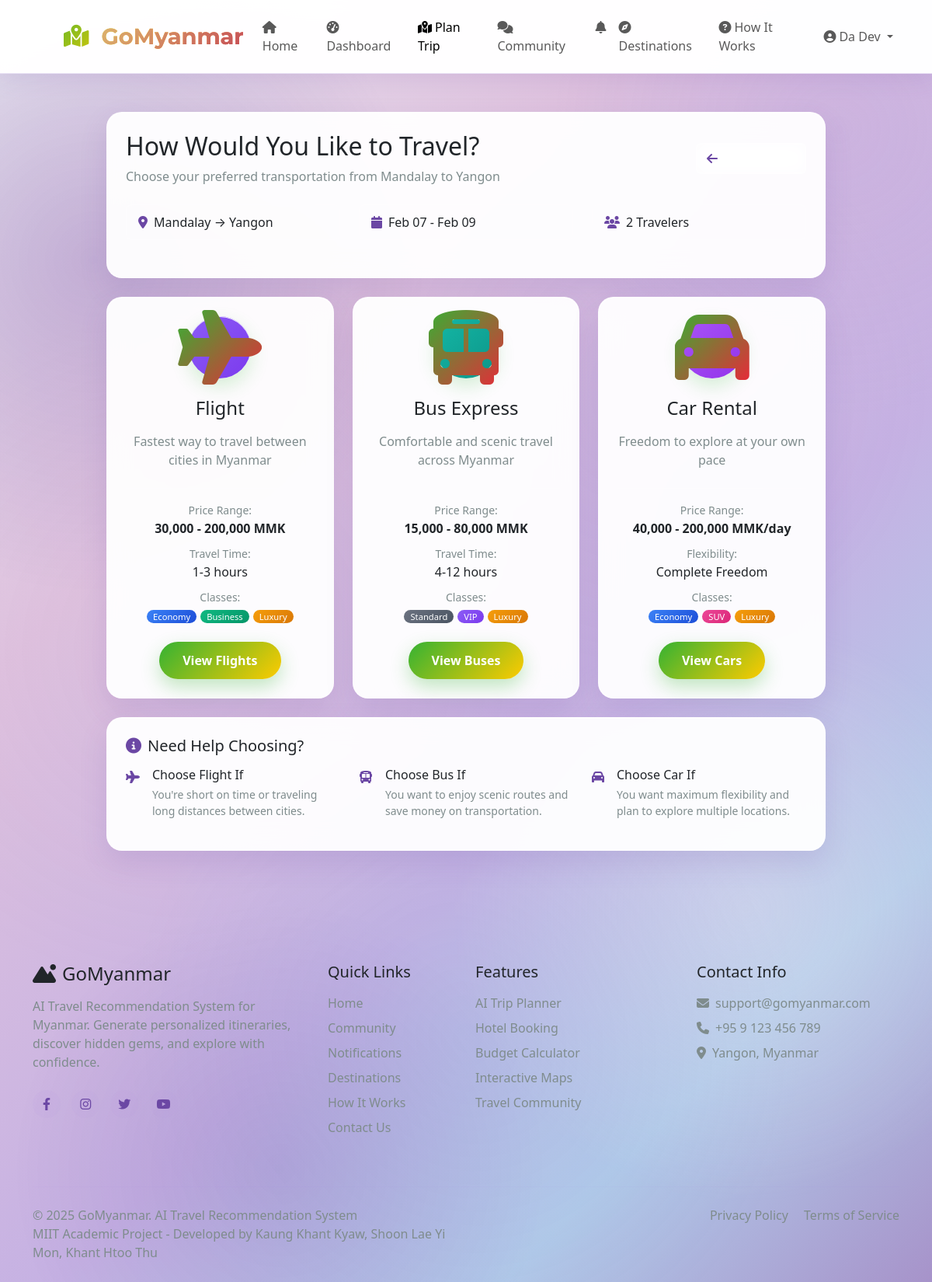
Page /planner/select-transport-category/28/ (signed in) on the earlier database version.
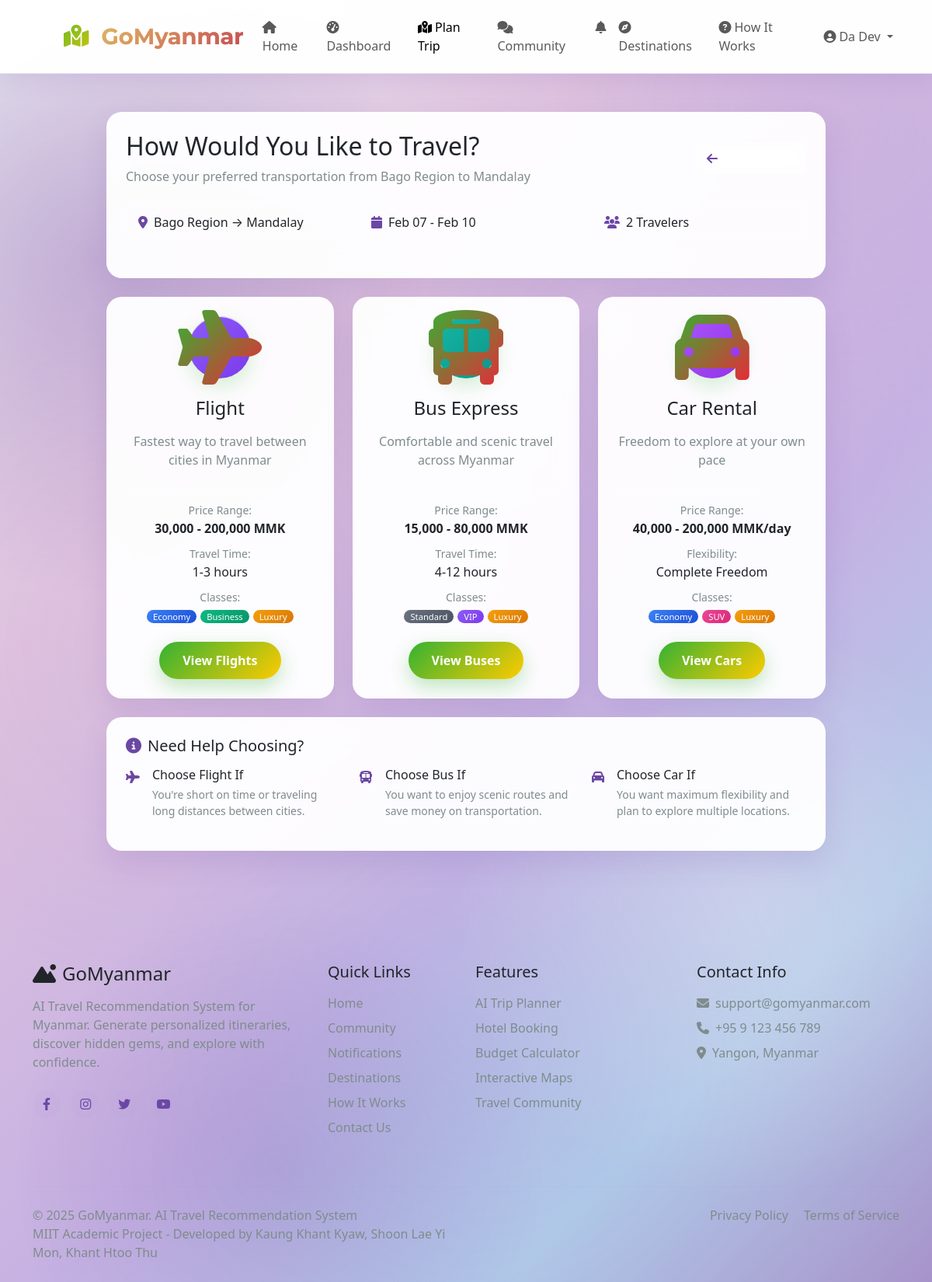
Same page on the later database version.
### planner/models.py (models this page shows, shortened)
class TripPlan(models.Model):
    user = models.ForeignKey(User, on_delete=models.CASCADE, related_name='trips')
    origin = models.ForeignKey(
        Destination,
        on_delete=models.CASCADE,
        related_name='departing_trips',
        verbose_name='From',
        default=1
    )
    destination = models.ForeignKey(Destination, on_delete=models.CASCADE, related_name='arriving_trips', verbose_name='To')
    start_date = models.DateField()
    end_date = models.DateField()
    travelers = models.IntegerField(default=1)
    budget_range = models.CharField(max_length=20, choices=[
        ('low', 'Budget'),
        ('medium', 'Medium'),
        ('high', 'Luxury'),
    ])
    accommodation_type = models.CharField(max_length=20, blank=True)
    selected_hotel = models.ForeignKey(Hotel, on_delete=models.SET_NULL, null=True, blank=True)
    transportation_preference = models.CharField(max_length=20, blank=True)
    selected_transport = models.JSONField(default=dict, blank=True)
    status = models.CharField(max_length=20, default='draft', choices=[
        ('draft', 'Draft'),
        ('planning', 'Planning'),
        ('booked', 'Booked'),
        ('completed', 'Completed'),
        ('cancelled', 'Cancelled'),
    ])
    notes = models.TextField(blank=True)
    created_at = models.DateTimeField(auto_now_add=True)
    updated_at = models.DateTimeField(auto_now=True)
    class Meta:
        ordering = ['-created_at']

class Destination(models.Model):
    name = models.CharField(max_length=100)
    region = models.CharField(max_length=100)
    type = models.CharField(max_length=50, choices=[
        ('city', 'City'),
        ('town', 'Town'),
        ('attraction', 'Attraction'),
        ('state', 'State'),
        ('region', 'Region'),
        ('union_territory', 'Union Territory')
    ])
    latitude = models.DecimalField(max_digits=9, decimal_places=6, null=True, blank=True)
    longitude = models.DecimalField(max_digits=9, decimal_places=6, null=True, blank=True)
    description = models.TextField(blank=True)
    image = models.ImageField(upload_to='destinations/', blank=True, null=True)
    is_active = models.BooleanField(default=True)
    created_at = models.DateTimeField(auto_now_add=True)
    updated_at = models.DateTimeField(auto_now=True)
    default_airlines = models.ManyToManyField(Airline, blank=True,
        help_text="Default airlines for this destination")
    class Meta:
        ordering = ['name']

### planner/views.py (the view)
# urls.py: path('select-transport-category/<int:trip_id>/', views.SelectTransportCategoryView.as_view(), name='select_transport_category'),
class SelectTransportCategoryView(LoginRequiredMixin, View):
    template_name = 'planner/transport_category.html'
    def get(self, request, trip_id):
        trip = get_object_or_404(TripPlan, id=trip_id, user=request.user)
        context = {'trip': trip}
        return render(request, self.template_name, context)

### planner/context_processors.py (called while the page is built)
def leaflet_config(request):
    return {
        'LEAFLET_CONFIG': settings.LEAFLET_CONFIG,
        'USE_GOOGLE_MAPS': False,
        'MAP_PROVIDER': 'leaflet'
    }

### posts/context_processors.py (called while the page is built)
def notifications_context(request):
    context = {}
    if request.user.is_authenticated:
        try:
            unread_count = Notification.objects.filter(
                recipient=request.user,
                is_read=False
            ).count()
            context['unread_notifications'] = unread_count
        except:
            context['unread_notifications'] = 0
    return context

### users/models.py (called while the page is built)
    def is_admin_user(self):
        return self.user_type == 'admin' or self.is_staff or self.is_superuser

### templates/planner/transport_category.html (shortened to what the changed rows need)
{% extends 'base.html' %}
{% load static %}
{% block content %}
<div class="container py-5 mt-5">
    <div class="row">
        <div class="col-lg-10 mx-auto">
            <div class="card-glass p-4 mb-4">
                <div class="d-flex justify-content-between align-items-center mb-4">
                    <div>
                        <h2 class="mb-2">How Would You Like to Travel?</h2>
                        <p class="text-gray mb-0">Choose your preferred transportation from {{ trip.origin.name }} to {{ trip.destination.name }}</p>
                    </div>
                </div>
                <div class="row mb-4">
                    <div class="col-md-4">
                        <div class="info-box">
                            <i class="fas fa-map-marker-alt text-primary me-2"></i>
                            <span>{{ trip.origin.name }} → {{ trip.destination.name }}</span>
                        </div>
                    </div>
                    <div class="col-md-4">
                        <div class="info-box">
                            <i class="fas fa-calendar text-primary me-2"></i>
                            <span>{{ trip.start_date|date:"M d" }} - {{ trip.end_date|date:"M d" }}</span>
                        </div>
                    </div>
                    <div class="col-md-4">
                        <div class="info-box">
                            <i class="fas fa-users text-primary me-2"></i>
                            <span>{{ trip.travelers }} Traveler{{ trip.travelers|pluralize }}</span>
                        </div>
                    </div>
                </div>
            </div>
        </div>
    </div>
</div>
{% endblock %}

Differences in the rows shown:
changed TripPlan "Feb 07": origin.name "Mandalay" → "Bago Region"; destination.name "Yangon" → "Mandalay"; end_date "Feb 09" → "Feb 10"
